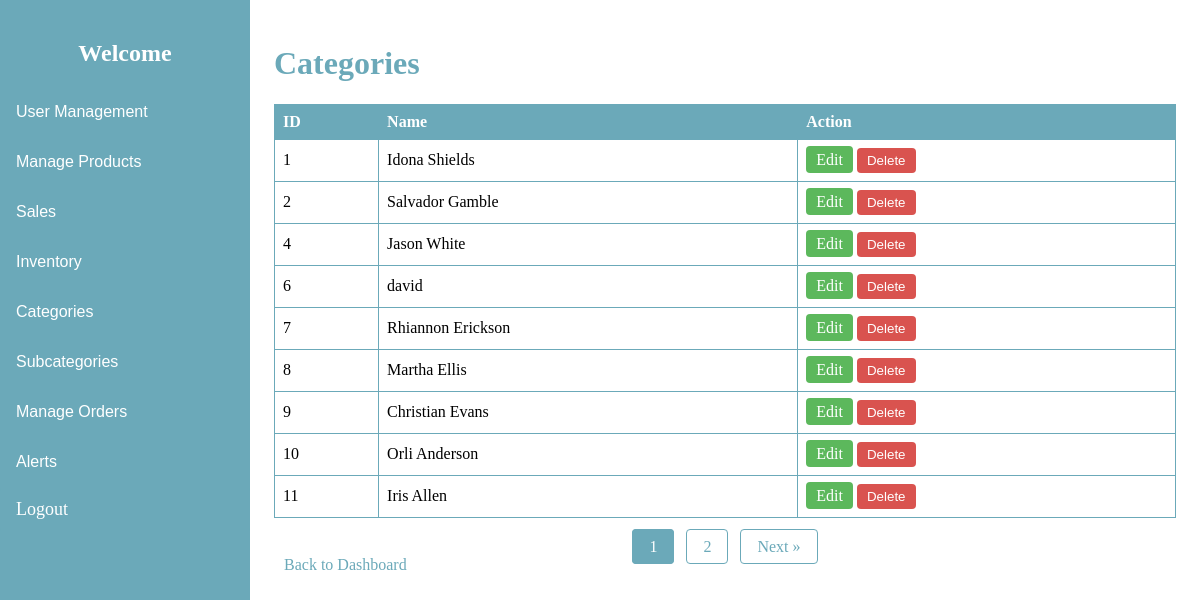
The app's page /admin/pages/view_categories.php (signed in) with its own data.
### tables this page shows
CREATE TABLE `categories` (
  `id` int(11) NOT NULL,
  `name` varchar(50) NOT NULL,
  `created_at` timestamp NOT NULL DEFAULT current_timestamp()
);

### admin/pages/view_categories.php (the view, shortened to what this page needs)
<?php
include('../includes/db.php');
$categories_per_page = 9;
$page = isset($_GET['page']) ? (int)$_GET['page'] : 1;
$offset = ($page - 1) * $categories_per_page;
$total_categories_stmt = $pdo->query('SELECT COUNT(*) FROM categories');
$total_categories = $total_categories_stmt->fetchColumn();
$total_pages = ceil($total_categories / $categories_per_page);
$stmt = $pdo->prepare('SELECT * FROM categories LIMIT :offset, :categories_per_page');
$stmt->bindValue(':offset', $offset, PDO::PARAM_INT);
$stmt->bindValue(':categories_per_page', $categories_per_page, PDO::PARAM_INT);
$stmt->execute();
$categories = $stmt->fetchAll();
?>
<!DOCTYPE html>
<html>
<head>
    <link rel="stylesheet" type="text/css" href="../public/css/viewCategories.css">
    <link rel="stylesheet" type="text/css" href="../public/css/viewP.css">
</head>
<body>
<?php include('../includes/sidebar.php'); ?>
<div class="content">
    <h1>Categories</h1>
    <table>
        <tr>
            <th>ID</th>
            <th>Name</th>
            <th>Action</th>
        </tr>
        <?php foreach ($categories as $category): ?>
            <tr>
                <td><?php echo htmlspecialchars($category['id']); ?></td>
                <td><?php echo htmlspecialchars($category['name']); ?></td>
                <td>
                    <div class="button-group">
                        <a href="edit_category.php?id=<?php echo $category['id']; ?>" style="background-color: #5cb85c; color: white; text-align: center; padding: 5px 10px; border-radius: 4px;">Edit</a>
                        <?php if ($role !== 'editor'): ?>
                        <form method="POST" onsubmit="return confirm('Are you sure you want to delete this item?');" style="display:inline;" id="deleteForm-<?php echo $category['id']; ?>">
                            <button type="submit" style="background-color: #d9534f; color: white; border: none; padding: 5px 10px; border-radius: 4px; cursor: pointer;">Delete</button>
                        </form>
                        <?php endif; ?>
                    </div>
                </td>
            </tr>
        <?php endforeach; ?>
    </table>
    <div class="pagination">
        <?php for ($i = 1; $i <= $total_pages; $i++): ?>
            <a href="?page=<?php echo $i; ?>" <?php if ($i == $page) echo 'class="active"'; ?>><?php echo $i; ?></a>
        <?php endfor; ?>
        <?php if ($page < $total_pages): ?>
            <a href="?page=<?php echo $page + 1; ?>">Next &raquo;</a>
        <?php endif; ?>
    </div>
    <a href="dashboard.php">Back to Dashboard</a>
</div>
</body>
</html>

### admin/public/css/viewCategories.css (style rules this page uses)
.content { margin-left: 250px; padding: 20px; }
h1 { color: #6BA9B9; }
table { width: 100%; border-collapse: collapse; margin-top: 20px; }
th, td { border: 1px solid #6BA9B9; padding: 8px; text-align: left; }
th { background-color: #6BA9B9; color: white; }
a { text-decoration: none; color: #6BA9B9; padding: 5px 10px; border-radius: 4px; transition: background-color 0.3s, color 0.3s; }

### admin/public/css/viewP.css (style rules this page uses)
.pagination { margin-top: 20px; text-align: center; }
.pagination a { color: #6BA9B9; padding: 8px 16px; text-decoration: none; border: 1px solid #6BA9B9; border-radius: 4px; margin: 0 4px; }
.pagination a.active { background-color: #6BA9B9; color: white; border: 1px solid #6BA9B9; }

### admin/includes/sidebar.php (style rules this page uses)
.content { margin-left: 250px; padding: 16px; }

### records on screen
categories: id "1", name "Idona Shields"
categories: id "2", name "Salvador Gamble"
categories: id "4", name "Jason White"
categories: id "6", name "david"
categories: id "7", name "Rhiannon Erickson"
categories: id "8", name "Martha Ellis"
categories: id "9", name "Christian Evans"
categories: id "10", name "Orli Anderson"
categories: id "11", name "Iris Allen"
